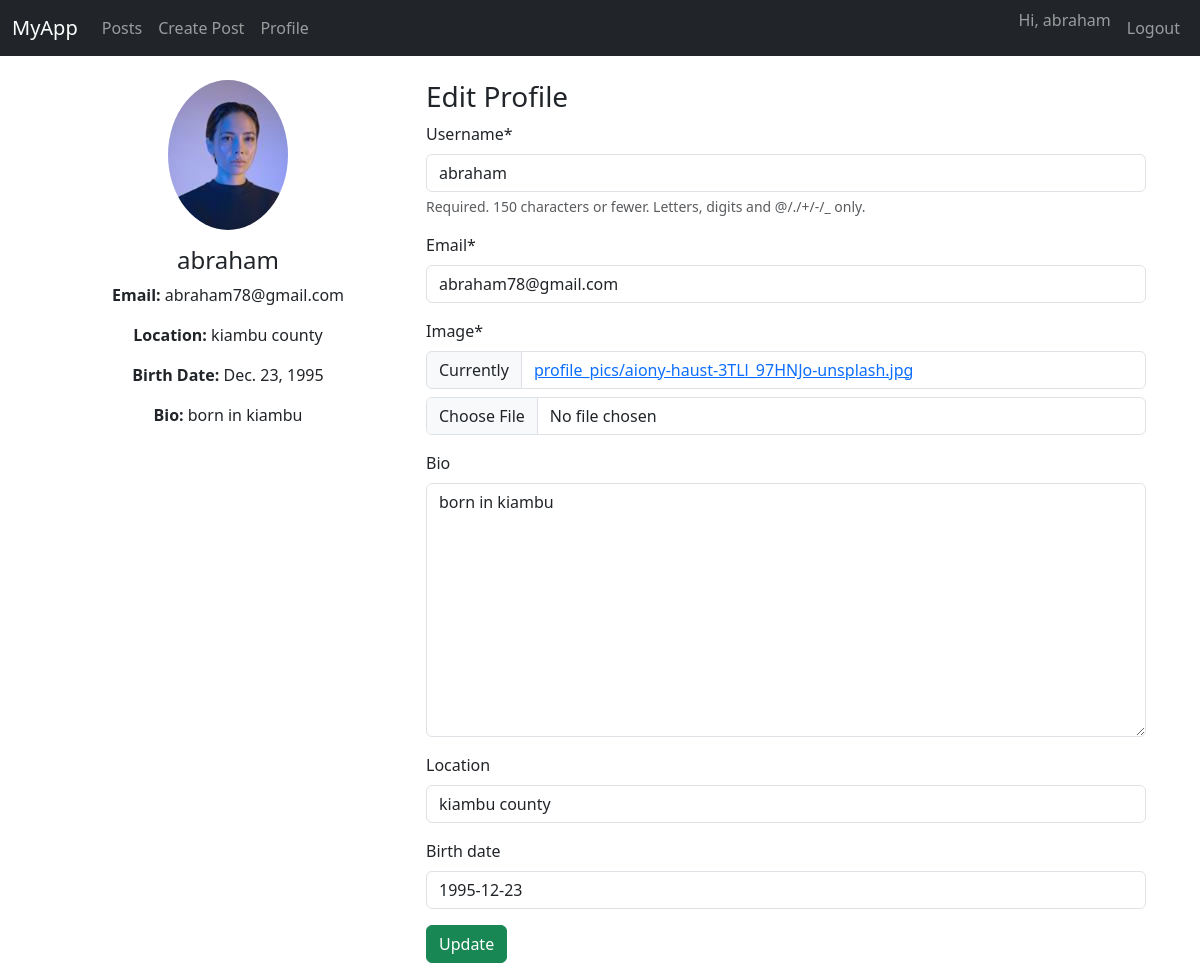
Screenshot of /profile/ (signed in) with the database file from the repository.
### accounts/models.py (models this page shows, shortened)
class Profile(models.Model):
    user = models.OneToOneField(User, on_delete=models.CASCADE)
    bio = models.TextField(blank=True)
    location = models.CharField(max_length=100, blank=True)
    birth_date = models.DateField(null=True, blank=True)
    image = models.ImageField(upload_to='profile_pics/', default='default.jpg')

### accounts/views.py (the view)
# urls.py: path('profile/', views.profile, name='profile'),
@login_required
def profile(request):
    if request.method == 'POST':
        u_form = UserUpdateForm(request.POST, instance=request.user)
        p_form = ProfileUpdateForm(request.POST, request.FILES, instance=request.user.profile)
        if u_form.is_valid() and p_form.is_valid():
            u_form.save()
            p_form.save()
            messages.success(request, 'Your profile has been updated!')
            return redirect('profile')
    else:
        u_form = UserUpdateForm(instance=request.user)
        p_form = ProfileUpdateForm(instance=request.user.profile)
    context = {
        'u_form': u_form,
        'p_form': p_form,
        'profile': request.user.profile,
    }
    return render(request, 'registration/profile.html', context)

### accounts/forms.py
class UserUpdateForm(forms.ModelForm):
    email = forms.EmailField()
    class Meta:
        model = User
        fields = ['username', 'email']

class ProfileUpdateForm(forms.ModelForm):
    class Meta:
        model = Profile
        fields = ['image','bio', 'location', 'birth_date']

### accounts/templates/registration/profile.html (shortened to what this page needs)
{% extends "base.html" %}
{% load crispy_forms_tags %}
{% block content %}
<div class="container mt-4">
  <div class="row">
    <div class="col-md-4 text-center">
      <img src="{{ profile.image.url }}" class="rounded-circle img-fluid mb-3" style="max-width: 200px;">
      <h4>{{ user.username }}</h4>
      <p><strong>Email:</strong> {{ user.email }}</p>
      <p><strong>Location:</strong> {{ profile.location }}</p>
      <p><strong>Birth Date:</strong> {{ profile.birth_date }}</p>
      <p><strong>Bio:</strong> {{ profile.bio }}</p>
    </div>
    <div class="col-md-8">
      <h3>Edit Profile</h3>
      <form method="POST" enctype="multipart/form-data">
        {{ u_form|crispy }}
        {{ p_form|crispy }}
        <button type="submit" class="btn btn-success">Update</button>
      </form>
    </div>
  </div>
</div>
{% endblock %}

### accounts/templates/base.html (shortened to what this page needs)
<!DOCTYPE html>
<html lang="en">
<head>
    <link href="https://cdn.jsdelivr.net/npm/bootstrap@5.3.0/dist/css/bootstrap.min.css" rel="stylesheet">
</head>
<body>
    <nav class="navbar navbar-expand-lg navbar-dark bg-dark">
        <div class="container-fluid">
            <a class="navbar-brand" href="{% url 'home' %}">MyApp</a>
            <div class="collapse navbar-collapse" id="navbarNav">
                <ul class="navbar-nav me-auto">
                    <li class="nav-item">
                        <a class="nav-link" href="{% url 'post_list' %}">Posts</a>
                    </li>
                    {% if user.is_authenticated %}
                    <li class="nav-item">
                        <a class="nav-link" href="{% url 'create_post' %}">Create Post</a>
                    </li>
                    <li class="nav-item">
                        <a class="nav-link" href="{% url 'profile' %}">Profile</a>
                    </li>
                    {% endif %}
                </ul>
                <ul class="navbar-nav">
                    {% if user.is_authenticated %}
                    <li class="nav-item">
                        <span class="navbar-text me-2">Hi, {{ user.username }}</span>
                    </li>
                    <li class="nav-item">
                        <a class="nav-link" href="{% url 'logout' %}">Logout</a>
                    </li>
                    {% endif %}
                </ul>
            </div>
        </div>
    </nav>
    <div class="container">
        {% block content %}{% endblock %}
    </div>
</body>
</html>

### rows the page displays
Profile: image (picture), location "kiambu county", birth_date "Dec. 23, 1995", bio "born in kiambu", birth_date "1995-12-23"

### other values shown
{{ user.username }} "abraham"
{{ user.email }} "abraham78@gmail.com"
